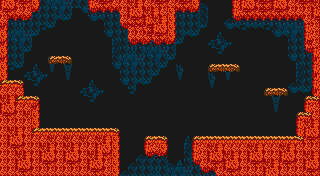

Tiled map render using the project's own tile images. Description and the map definition, with tile-layer contents summarised, below:
An orthogonal 40x22 tile map with 8x8 px tiles, 5 tile layers (bg, fg, fg2, owp, ...), 2 tilesets and 26 objects (15x ent_wall, 3x ent_coin, 3x ent_oneway_platform, 2x ent_dfly, at_door, ...).

<map version="1.0" tiledversion="1.0.2" orientation="orthogonal" renderorder="right-down" width="40" height="22" tilewidth="8" tileheight="8" backgroundcolor="#191919" nextobjectid="54">
 <tileset firstgid="1" name="tilesheet_cave" tilewidth="8" tileheight="8" spacing="2" margin="1" tilecount="60" columns="12">
  <image source="../res/img/tilesheet_cave.png" width="120" height="50" />
 </tileset>
 <tileset firstgid="61" name="objects" tilewidth="8" tileheight="8" spacing="2" margin="1" tilecount="60" columns="12">
  <image source="../res/img/tilesheet_objects.png" width="120" height="50" />
 </tileset>
 <layer name="bg" width="40" height="22">
  <data>[880 cells, 507 non-empty, 22 distinct tile ids]</data>
 </layer>
 <layer name="fg" width="40" height="22">
  <data>[880 cells, 227 non-empty, 22 distinct tile ids]</data>
 </layer>
 <objectgroup name="obj">
  <object id="23" name="ent_coin" type="ent_coin" gid="63" x="220" y="48" width="8" height="8" />
  <object id="24" name="ent_coin" type="ent_coin" gid="63" x="54" y="48" width="8" height="8" />
  <object id="25" name="ent_coin" type="ent_coin" gid="63" x="272" y="120" width="8" height="8" />
  <object id="29" name="Exit" type="at_door" gid="74" x="152" y="136" width="8" height="8">
   <properties>
    <property name="locked" type="bool" value="true" />
   </properties>
  </object>
  <object id="30" name="Homing" type="ent_duck_homing" gid="67" x="248" y="24" width="8" height="8" />
  <object id="32" name="ent_player" type="ent_player" gid="61" x="62" y="120" width="8" height="8" />
  <object id="33" type="ent_wall" x="0" y="128" width="120" height="40" />
  <object id="34" type="ent_wall" x="24" y="96" width="16" height="30" />
  <object id="35" type="ent_wall" x="8" y="80" width="16" height="14" />
  <object id="36" type="ent_wall" x="0" y="16" width="8" height="62" />
  <object id="37" type="ent_wall" x="8" y="0" width="24" height="14" />
  <object id="39" type="ent_wall" x="304" y="96" width="16" height="14" />
  <object id="40" type="ent_wall" x="88" y="0" width="112" height="8" />
  <object id="41" type="ent_wall" x="120" y="10" width="56" height="14" />
  <object id="42" type="ent_wall" x="128" y="26" width="48" height="14" />
  <object id="43" type="ent_wall" x="144" y="136" width="24" height="8" />
  <object id="44" type="ent_wall" x="192" y="136" width="112" height="32" />
  <object id="45" type="ent_wall" x="296" y="112" width="24" height="22" />
  <object id="46" type="ent_wall" x="232" y="0" width="88" height="16" />
  <object id="47" type="ent_wall" x="304" y="24" width="16" height="24" />
  <object id="48" type="ent_wall" x="312" y="50" width="8" height="44" />
  <object id="49" type="ent_oneway_platform" x="208" y="64" width="32" height="2" />
  <object id="50" type="ent_oneway_platform" x="264" y="88" width="24" height="2" />
  <object id="51" type="ent_oneway_platform" x="48" y="56" width="24" height="2" />
  <object id="52" name="Random  Dragonfly" type="ent_dfly" gid="68" x="88" y="112" width="8" height="8">
   <properties>
    <property name="pickup_type" value="default" />
   </properties>
  </object>
  <object id="53" name="Random  Dragonfly" type="ent_dfly" gid="68" x="272" y="72" width="8" height="8">
   <properties>
    <property name="pickup_type" value="default" />
   </properties>
  </object>
 </objectgroup>
 <layer name="fg2" width="40" height="22">
  <data>[880 cells, 1 non-empty, 1 distinct tile ids]</data>
 </layer>
 <layer name="owp" width="40" height="22">
  <data>[880 cells, 0 non-empty, 0 distinct tile ids]</data>
 </layer>
 <layer name="solid" width="40" height="22">
  <data>[880 cells, 0 non-empty, 0 distinct tile ids]</data>
 </layer>
</map>
